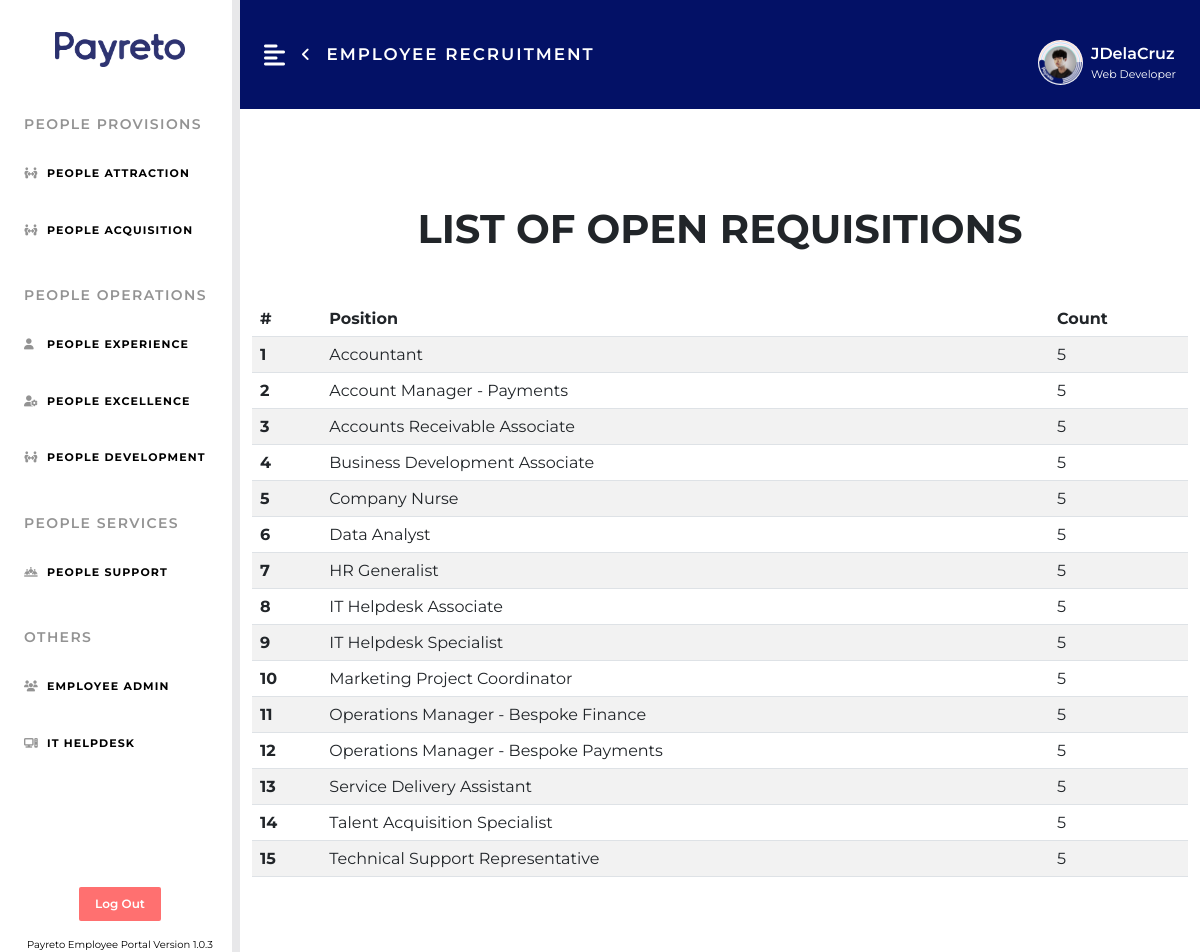
Page /people_provisions/people_acquisition/content/open_requisitions.php (signed in) on the earlier database version.
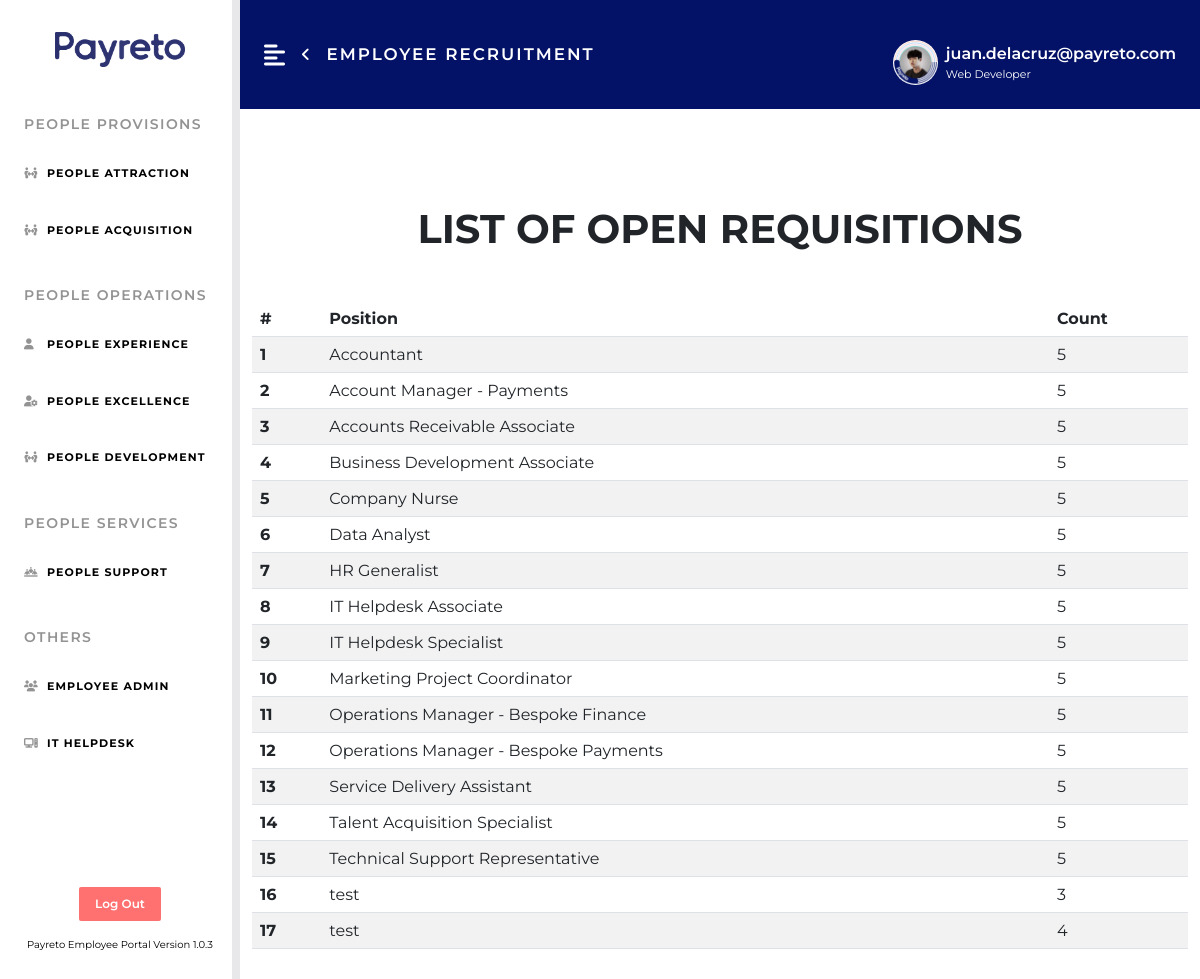
Same page on the later database version.
### tables this page shows
CREATE TABLE `open_requisitions` (
  `r_id` int(50) NOT NULL,
  `r_pos` varchar(255) NOT NULL,
  `r_num` int(2) NOT NULL
);

### people_provisions/people_acquisition/content/open_requisitions.php (the view, shortened to what this page needs)
<?php
include '../../../includes/functions-inc.php';
include '../../../includes/plugins.php';
$uname = $_SESSION['uname'];
$role = $_SESSION['role'];
$img = $_SESSION['img'];
?>
<!DOCTYPE html>
<html lang="en">
<head>
    <link rel="stylesheet" href="/Employee-Portal-v2/assets/css/dashboard_styles.css">
    <link rel="stylesheet" href="/Employee-Portal-v2/people_provisions/people_acquisition/assets/css/p_acquisition_styles.css">
</head>
<?php
$sql = "SELECT * FROM open_requisitions";
$result = mysqli_query($conn, $sql);
$row = mysqli_fetch_all($result, MYSQLI_ASSOC);
?>
<body>
    <div class="d-flex" id="wrapper">
        <?php include "../../../includes/sidebar.php"; ?>
        <div id="page-content-wrapper">
            <nav class="heading-payreto navbar navbar-expand-lg navbar-light py-3 px-4">
                <div class="d-flex align-items-center header-text">
                    <i class="fas fa-align-left tertiary-text fs-4 me-3" id="menu-toggle"></i>
                    <a class="back-icon me-3" href="/Employee-Portal-v2/people_provisions/people_acquisition/index.php"><i class="back-icon fa-solid fa-angle-left"></i></a>
                    <h4 class="m-0">EMPLOYEE RECRUITMENT</h4>
                </div>
                <?php
                include "../../../includes/header.php";
                ?>
            </nav>
            <div class="w-100 py-5">
                <div class="container">
                    <h1 class="card-heading my-5 text-uppercase text-center">LIST OF OPEN REQUISITIONS</h1>
                    <?php if (empty($row)) : ?>
                        <div class="container d-flex justify-content-center">
                            <img src="/Employee-Portal-v2/assets/img/under_construction.gif">
                        </div>
                        <div class="container d-flex justify-content-center">
                            <p style="color: red;" class="card-heading">Under Construction... Come back soon! </p>
                        </div>
                    <?php else : ?>
                        <table class="table table-striped table-hover">
                            <thead>
                                <tr>
                                    <th scope="col">#</th>
                                    <th scope="col">Position</th>
                                    <th scope="col">Count</th>
                                </tr>
                            </thead>
                            <tbody>
                                <?php
                                $j = 1;
                                foreach ($row as $key => $value) {
                                    echo "<tr>";
                                    echo "<th scope='row'>$j</th>";
                                    echo "<td>" . $value['r_pos'] . "</td>";
                                    echo "<td>" . $value['r_num'] . "</td>";
                                    echo "</tr>";
                                    $j++;
                                }
                                ?>
                            </tbody>
                        </table>
                    <?php endif; ?>
                </div>
            </div>
        </div>
    </div>
</body>
</html>

### includes/header.php (shortened to what this page needs)
<div class="collapse navbar-collapse" id="navbarSupportedContent">
    <ul class="navbar-nav ms-auto mb-2 mb-lg-0">
        <li class="nav-item dropdown">
            <a class="d-flex flex-row align-items-center profile-settings primary-text text-white mt-2 pt-2 mt-md-2 pt-md-2 pt-sm-0 mt-sm-0" href="/Employee-Portal-v2/account/account_settings_validation.php">
                <div class="profile-img">
                    <img class="m-2 rounded-circle" width="45" height="45" src="/Employee-Portal-v2/assets/img/<?php echo $img ?>" alt="">
                </div>
                <div class="profile-info d-flex flex-column align-items-left m-0 p-0">
                    <p class="profile-name m-0 p-0"><?php echo @$uname ?></p>
                    <p class="profile-pos m-0 p-0"><?php echo @$role ?></p>
                </div>
            </a>
        </li>
    </ul>
</div>

Differences in the rows shown:
added open_requisitions: r_pos "test", r_num "3"
added open_requisitions: r_pos "test", r_num "4"
Other differences:
text no longer shown: "JDelaCruz"
text now shown: "juan.delacruz@payreto.com"
